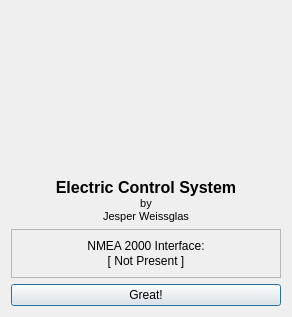
<?xml version="1.0" encoding="UTF-8"?>
<ui version="4.0">
 <class>AboutBox</class>
 <widget class="QDialog" name="AboutBox">
  <property name="geometry">
   <rect>
    <x>0</x>
    <y>0</y>
    <width>292</width>
    <height>317</height>
   </rect>
  </property>
  <property name="windowTitle">
   <string>About JM60 Electric Control System</string>
  </property>
  <property name="windowIcon">
   <iconset resource="resources.qrc">
    <normaloff>:/graphics/connection.svg</normaloff>:/graphics/connection.svg</iconset>
  </property>
  <property name="styleSheet">
   <string notr="true">QDialog {
	background: url(:/graphics/logo-jm60.png);
	background-repeat: no-repeat;
	background-position: top center;
}</string>
  </property>
  <property name="modal">
   <bool>true</bool>
  </property>
  <layout class="QVBoxLayout" name="verticalLayout">
   <item>
    <spacer name="verticalSpacer">
     <property name="orientation">
      <enum>Qt::Vertical</enum>
     </property>
     <property name="sizeHint" stdset="0">
      <size>
       <width>20</width>
       <height>30</height>
      </size>
     </property>
    </spacer>
   </item>
   <item>
    <widget class="QLabel" name="label">
     <property name="text">
      <string>&lt;!DOCTYPE HTML PUBLIC &quot;-//W3C//DTD HTML 4.0//EN&quot; &quot;http://www.w3.org/TR/REC-html40/strict.dtd&quot;&gt;
&lt;html&gt;&lt;head&gt;&lt;meta name=&quot;qrichtext&quot; content=&quot;1&quot; /&gt;&lt;style type=&quot;text/css&quot;&gt;
p, li { white-space: pre-wrap; }
&lt;/style&gt;&lt;/head&gt;&lt;body style=&quot; font-family:'MS Shell Dlg 2'; font-size:8.25pt; font-weight:400; font-style:normal;&quot;&gt;
&lt;p align=&quot;center&quot; style=&quot; margin-top:0px; margin-bottom:0px; margin-left:0px; margin-right:0px; -qt-block-indent:0; text-indent:0px;&quot;&gt;&lt;span style=&quot; font-size:12pt; font-weight:600;&quot;&gt;Electric Control System&lt;/span&gt;&lt;/p&gt;
&lt;p align=&quot;center&quot; style=&quot; margin-top:0px; margin-bottom:0px; margin-left:0px; margin-right:0px; -qt-block-indent:0; text-indent:0px;&quot;&gt;&lt;span style=&quot; font-size:8pt;&quot;&gt;by&lt;/span&gt;&lt;/p&gt;
&lt;p align=&quot;center&quot; style=&quot; margin-top:0px; margin-bottom:0px; margin-left:0px; margin-right:0px; -qt-block-indent:0; text-indent:0px;&quot;&gt;&lt;span style=&quot; font-size:8pt;&quot;&gt;Jesper Weissglas&lt;/span&gt;&lt;/p&gt;&lt;/body&gt;&lt;/html&gt;</string>
     </property>
     <property name="alignment">
      <set>Qt::AlignCenter</set>
     </property>
     <property name="margin">
      <number>0</number>
     </property>
    </widget>
   </item>
   <item>
    <widget class="QFrame" name="frame">
     <property name="frameShape">
      <enum>QFrame::StyledPanel</enum>
     </property>
     <property name="frameShadow">
      <enum>QFrame::Raised</enum>
     </property>
     <layout class="QVBoxLayout" name="verticalLayout_2">
      <property name="spacing">
       <number>1</number>
      </property>
      <item>
       <widget class="QLabel" name="label_2">
        <property name="text">
         <string>NMEA 2000 Interface:</string>
        </property>
        <property name="alignment">
         <set>Qt::AlignCenter</set>
        </property>
       </widget>
      </item>
      <item>
       <widget class="QLabel" name="CANUSBInfo">
        <property name="text">
         <string>[ Not Present ]</string>
        </property>
        <property name="textFormat">
         <enum>Qt::PlainText</enum>
        </property>
        <property name="alignment">
         <set>Qt::AlignCenter</set>
        </property>
        <property name="margin">
         <number>0</number>
        </property>
       </widget>
      </item>
     </layout>
    </widget>
   </item>
   <item>
    <widget class="QPushButton" name="pushButton">
     <property name="minimumSize">
      <size>
       <width>0</width>
       <height>0</height>
      </size>
     </property>
     <property name="maximumSize">
      <size>
       <width>16777215</width>
       <height>16777215</height>
      </size>
     </property>
     <property name="text">
      <string>Great!</string>
     </property>
     <property name="flat">
      <bool>false</bool>
     </property>
    </widget>
   </item>
  </layout>
 </widget>
 <resources>
  <include location="resources.qrc"/>
 </resources>
 <connections>
  <connection>
   <sender>pushButton</sender>
   <signal>clicked()</signal>
   <receiver>AboutBox</receiver>
   <slot>accept()</slot>
   <hints>
    <hint type="sourcelabel">
     <x>178</x>
     <y>109</y>
    </hint>
    <hint type="destinationlabel">
     <x>322</x>
     <y>128</y>
    </hint>
   </hints>
  </connection>
 </connections>
</ui>
